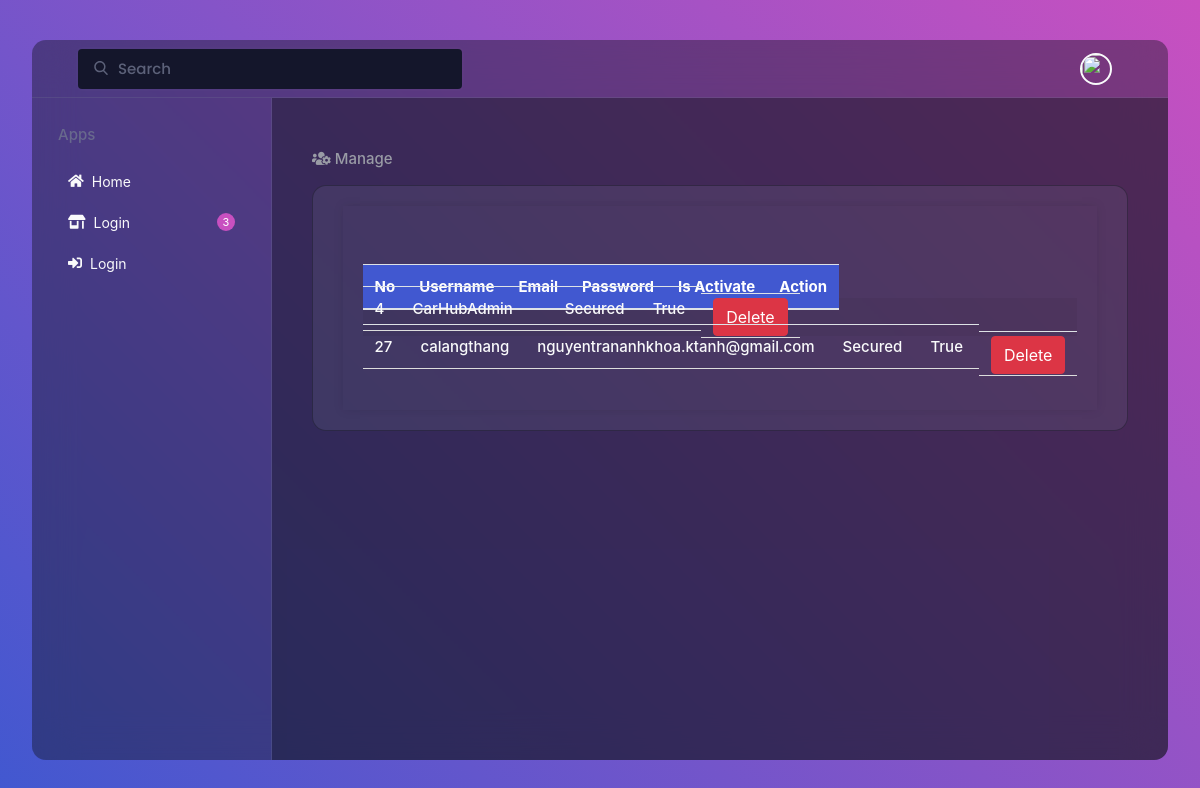
The page /manage/user-manager/ on the database its author committed.
### userApp/models.py (models this page shows, shortened)
class UserProfile(models.Model):
    user = models.OneToOneField(User, on_delete=models.CASCADE,)
    auth_token = models.CharField(max_length=100)
    is_verified = models.BooleanField(default=False)
    created_at = models.DateTimeField(auto_now_add=True)

### inventory/views.py (the view)
# urls.py: path('user-manager/', views.user_manager, name="user_manager"),
def user_manager(request):
    user_items = UserProfile.objects.all()
    return render(request, "manager.html",  {"profiles": user_items})

### cart/context_processors.py (called while the page is built)
def cart(request):
    return {'cart': Cart(request)}

### inventory/templates/manager.html (shortened to what this page needs)
<!DOCTYPE html>
<html lang="en" >
<head>
  {% load static %}
  <link rel="stylesheet" href="https://cdnjs.cloudflare.com/ajax/libs/normalize/5.0.0/normalize.min.css">
  <link rel="stylesheet" href="https://cdnjs.cloudflare.com/ajax/libs/font-awesome/5.14.0/css/all.min.css">
  <link rel="stylesheet" href="{% static '/css/home/style.css' %}">
  <link rel="stylesheet" href="{% static '/css/home/modal.css' %}">
  <link rel='stylesheet' href='https://cdnjs.cloudflare.com/ajax/libs/twitter-bootstrap/4.1.2/css/bootstrap.min.css'>
</head>
<body>
<div class="app">
 <div class="header">
  <div class="search-bar">
   <input type="text" placeholder="Search">
  </div>
  <div class="header-profile">
   <img class="profile-img" src="https://scontent.fsgn5-9.fna.fbcdn.net/v/t1.15752-9/334916997_1303497150275290_8922897281387923853_n.jpg?_nc_cat=102&ccb=1-7&_nc_sid=8cd0a2&_nc_eui2=AeHuZIF7ta5DKgLKXzlgH9UzEIm9kJ4sRNsQib2QnixE22N2xVXH0x4sYnkpVWiMogrChHmSoCf8CZrCviJJoj2W&_nc_ohc=zH4mTQcIia4AX8UBTnp&_nc_ht=scontent.fsgn5-9.fna&oh=03_AdScG1B0Bj9KctNCVgJR8sQNQSaF5U66syiOAR8Rv0AAOg&oe=658ECA38" alt="">
  </div>
 </div>
 <div class="wrapper">
  <div class="left-side">
   <div class="side-wrapper">
    <div class="side-title">Apps</div>
    <div class="side-menu">
      <a href="{% url 'home' %}">
        <i id="menu-icon" class="fas fa-home"></i>
        Home
       </a>
      {% if user.is_authenticated %}
      <a href="#">
        <i id="menu-icon" class="fas fa-users"></i>
        User Manage
        <span class="notification-number updates">3</span>
      </a>
      {% else %}
      <a href="#">
        <i id="menu-icon" class="fas fa-store-alt"></i>
        Login
        <span class="notification-number updates">3</span>
      </a>
      {% endif %}
    {% if user.is_authenticated %}
     <a href="{% url 'product_manager' %}">
        <i id="menu-icon" class="fas fa-store-alt"></i>
        Product Manage
     </a>
    {% else %}
     <a href="#">
      <i id="menu-icon" class="fas fa-sign-in-alt"></i>
      Login
     </a>
    {% endif %}
    </div>
   </div>
  </div>
   <div class="content-wrapper">
    <div class="content-section">
     <div class="content-section-title"><i class="fas fa-users-cog"></i> Manage</div>
     <ul>
        <main>
            <table class="table table-striped" id="table-list">
                <thead>
                  <tr>
                    <th>No</th>
                    <th>Username</th>
                    <th>Email</th>
                    <th>Password</th>
                    <th>Is Activate</th>
                    <th>Action</th>
                  </tr>
                </thead>
                <tbody class="data-table">
                    {% for profile in profiles %}
                    <tr>
                      <td>
                        {{ profile.user.id }}
                      </td>
                      <td>
                        {{ profile.user.username }}
                      </td>
                      <td>
                        {{ profile.user.email }}
                      </td>
                      <td>
                        Secured
                      </td>
                      <td>
                        {{ profile.is_verified }}
                      </td>
                      <td>
                        <div class="btn btn-danger btn-delete" data-id="312312">
                          Delete
                        </div>
                      </td>
                    </tr>
                    {% endfor %}
                  </tbody>
            </table>
        </main>
     </ul>
     </div>
     <br>
  </div>
 </div>
</div>
</body>
</html>

### static/css/home/style.css (style rules this page uses)
* { outline: none; box-sizing: border-box; }
:root { --theme-bg-color: rgba(16 18 27 / 40%); --border-color: rgba(113 119 144 / 25%); --theme-color: #f9fafb; --inactive-color: rgb(113 119 144 / 78%); --body-font: "Poppins", sans-serif; --hover-menu-bg: rgba(12 15 25 / 30%); --content-title-color: #999ba5; --content-bg: rgb(146 151 179 / 13%); --button-inactive: rgb(249 250 251 / 55%); --dropdown-bg: #21242d; --dropdown-hover: rgb(42 46 60); --popup-bg: rgb(22 25 37); --search-bg: #14162b; --overlay-bg: rgba(36, 39, 59, 0.3); --scrollbar-bg: rgb(1 2 3 / 40%); }
html { box-sizing: border-box; -webkit-font-smoothing: antialiased; }
body { font-family: var(--body-font); background: #9053c7; background: -webkit-linear-gradient(-135deg, #c850c0, #4158d0); background: -o-linear-gradient(-135deg, #c850c0, #4158d0); background: -moz-linear-gradient(-135deg, #c850c0, #4158d0); background: linear-gradient(-135deg, #c850c0, #4158d0); background-size: cover; background-position: center; display: flex; justify-content: center; align-items: center; flex-direction: column; padding: 2em; width: 100%; height: 100vh; }
img { max-width: 100%; }
.app { background-color: var(--theme-bg-color); max-width: 1250px; max-height: 860px; height: 90vh; display: flex; flex-direction: column; overflow: hidden; position: relative; width: 100%; border-radius: 14px; backdrop-filter: blur(20px); -webkit-backdrop-filter: blur(20px); font-size: 15px; font-weight: 500; }
.header { display: flex; align-items: center; flex-shrink: 0; height: 58px; width: 100%; border-bottom: 1px solid var(--border-color); padding: 0 30px; white-space: nowrap; }
.search-bar { height: 40px; display: flex; width: 100%; max-width: 400px; padding-left: 16px; border-radius: 4px; }
.search-bar input { width: 100%; height: 100%; border: none; background-color: var(--search-bg); border-radius: 4px; font-family: var(--body-font); font-size: 15px; font-weight: 500; padding: 0 20px 0 40px; box-shadow: 0 0 0 2px rgba(134, 140, 160, 0.02); background-size: 14px; background-repeat: no-repeat; background-position: 16px 48%; color: var(--theme-color); }
.search-bar input::placeholder { font-family: var(--body-font); color: var(--inactive-color); font-size: 15px; font-weight: 500; }
.header-profile { display: flex; align-items: center; padding: 0 16px 0 40px; margin-left: auto; flex-shrink: 0; }
.notification-number { position: absolute; background-color: #c850c0; width: 16px; height: 16px; border-radius: 50%; font-size: 10px; display: flex; align-items: center; justify-content: center; color: #fff; right: -6px; top: -6px; }
.profile-img { width: 32px; height: 32px; border-radius: 50%; -o-object-fit: cover; object-fit: cover; border: 2px solid var(--theme-color); margin-left: 22px; }
.wrapper { display: flex; flex-grow: 1; overflow: hidden; }
.left-side { flex-basis: 240px; border-right: 1px solid var(--border-color); padding: 26px; overflow: auto; flex-shrink: 0; }
.side-title { color: var(--inactive-color); margin-bottom: 14px; }
.side-menu { display: flex; flex-direction: column; white-space: nowrap; }
#menu-icon { margin-right: 8px; }
.side-menu a { text-decoration: none; color: var(--theme-color); display: flex; align-items: center; font-weight: 400; padding: 10px; font-size: 14px; border-radius: 6px; transition: 0.3s; }
.updates { position: relative; top: 0; right: 0; margin-left: auto; width: 18px; height: 18px; font-size: 11px; }
.content-wrapper { display: flex; flex-direction: column; color: var(--theme-color); padding: 20px 40px; width: 100%; overflow: auto; background-color: var(--theme-bg-color); }
.content-section { margin-top: 30px; display: flex; flex-direction: column; }
.content-section-title { color: var(--content-title-color); margin-bottom: 14px; }
.content-section ul { display: flex; flex-direction: column; width: 100%; height: 100%; justify-content: space-around; background-color: var(--content-bg); padding-left: 0; margin: 0; border-radius: 14px; border: 1px solid var(--theme-bg-color); cursor: pointer; }
main { max-width: 800px; margin: 20px auto; padding: 20px; box-shadow: 0 0 10px rgba(0, 0, 0, 0.1); }
table { width: 100%; border-collapse: collapse; margin-top: 50px; }
th, td { display:ruby; border-bottom: 1px solid #ddd; padding: 8px; text-align: center; }
th { background-color: #4158d0; color: white; }

### rows shown on the page
UserProfile: user.id "4", user.username "CarHubAdmin", is_verified "True"
UserProfile: user.id "27", user.username "calangthang", user.email "nguyentrananhkhoa.ktanh@gmail.com", is_verified "True"
